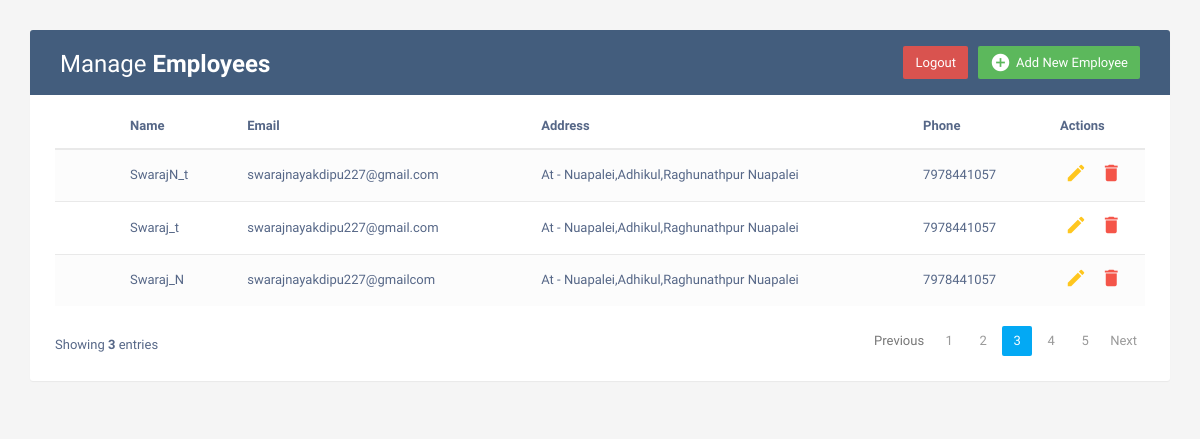
Before: /index/ with the older database file.
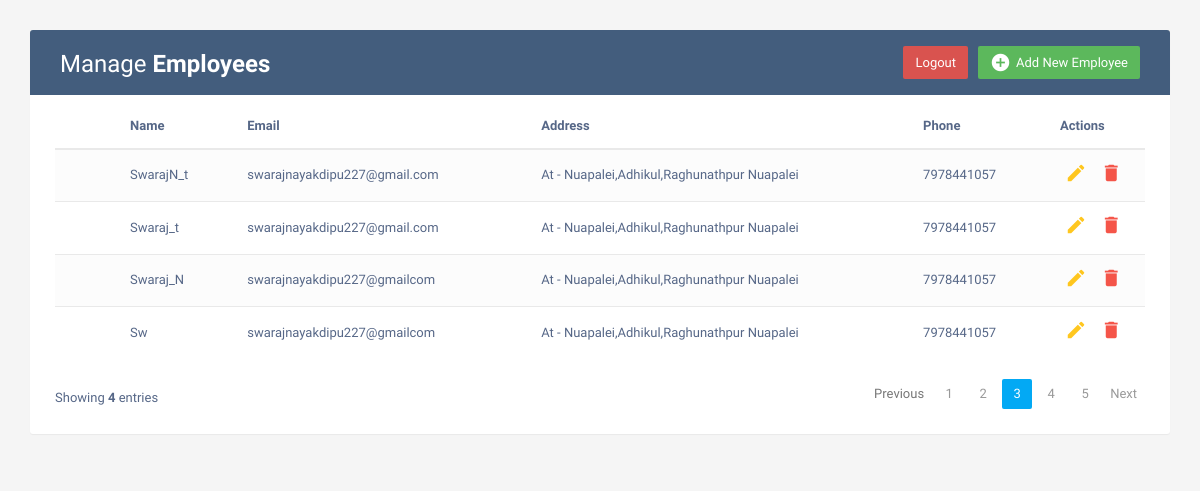
After: the same page with the newer database file.
### CRUD/models.py (models this page shows, shortened)
class Employees(models.Model):
    name = models.CharField(max_length=200)
    email = models.EmailField(max_length=100)
    address = models.TextField()
    phone = models.IntegerField()

### CRUD/views.py (the view)
# urls.py: path('index/',cv.INDEX,name='index'),
def INDEX(request):
    emp = Employees.objects.all()
    context = {
        "emp":emp,
        "length":len(emp)
    }
    return render(request, 'home.html',context)

### templates/home.html (shortened to what this page needs)
<!DOCTYPE html>
<html lang="en">
<head>
<link rel="stylesheet" href="https://maxcdn.bootstrapcdn.com/font-awesome/4.7.0/css/font-awesome.min.css">
<link rel="stylesheet" href="https://maxcdn.bootstrapcdn.com/bootstrap/3.3.7/css/bootstrap.min.css">
  <body>
    <div class="container">
        <div class="table-wrapper">
            <div class="table-title">
                <div class="row">
                    <div class="col-sm-6">
						<h2>Manage <b>Employees</b></h2>
					</div>
					<div class="col-sm-6">
						<a href="#addEmployeeModal" class="btn btn-success" data-toggle="modal"><i class="material-icons">&#xE147;</i> <span>Add New Employee</span></a>
						<a href="{% url 'logout' %}" class="btn btn-danger" data-toggle="modal"><span>Logout</span></a>
					</div>
                </div>
            </div>
            <table class="table table-striped table-hover">
                <thead>
                    <tr>
						<th>
						</th>
                        <th>Name</th>
                        <th>Email</th>
						            <th>Address</th>
                        <th>Phone</th>
                        <th>Actions</th>
                    </tr>
                </thead>
                <tbody>
                    {% for i in emp %}
                    <tr>
						<td>
						</td>
                        <td>{{i.name}}</td>
                        <td>{{i.email}}</td>
						            <td>{{i.address}}</td>
                        <td>{{i.phone}}</td>
                        <td>
                            <a href="#editEmployeeModal-{{forloop.counter}}" class="edit" data-toggle="modal"><i class="material-icons" data-toggle="tooltip" title="Edit">&#xE254;</i></a>
                            <a href="#deleteEmployeeModal-{{forloop.counter}}" class="delete" data-toggle="modal"><i class="material-icons" data-toggle="tooltip" title="Delete">&#xE872;</i></a>
                        </td>
                    </tr>
                    {% endfor %}
                </tbody>
            </table>
			<div class="clearfix">
                <div class="hint-text">Showing <b>{{length}}</b> entries</div>
                <ul class="pagination">
                    <li class="page-item disabled"><a href="#">Previous</a></li>
                    <li class="page-item"><a href="#" class="page-link">1</a></li>
                    <li class="page-item"><a href="#" class="page-link">2</a></li>
                    <li class="page-item active"><a href="#" class="page-link">3</a></li>
                    <li class="page-item"><a href="#" class="page-link">4</a></li>
                    <li class="page-item"><a href="#" class="page-link">5</a></li>
                    <li class="page-item"><a href="#" class="page-link">Next</a></li>
                </ul>
            </div>
        </div>
    </div>
</body>
</html>

### templates/home.html (style rules this page uses)
body { color: #566787; background: #f5f5f5; font-family: 'Varela Round', sans-serif; font-size: 13px; }
.table-wrapper { background: #fff; padding: 20px 25px; margin: 30px 0; border-radius: 3px; box-shadow: 0 1px 1px rgba(0,0,0,.05); }
.table-title { padding-bottom: 15px; background: #435d7d; color: #fff; padding: 16px 30px; margin: -20px -25px 10px; border-radius: 3px 3px 0 0; }
.table-title h2 { margin: 5px 0 0; font-size: 24px; }
.table-title .btn { color: #fff; float: right; font-size: 13px; border: none; min-width: 50px; border-radius: 2px; border: none; outline: none !important; margin-left: 10px; }
.table-title .btn i { float: left; font-size: 21px; margin-right: 5px; }
.table-title .btn span { float: left; margin-top: 2px; }
table.table tr th, table.table tr td { border-color: #e9e9e9; padding: 12px 15px; vertical-align: middle; }
table.table tr th:first-child { width: 60px; }
table.table tr th:last-child { width: 100px; }
table.table-striped tbody tr:nth-of-type(odd) { background-color: #fcfcfc; }
table.table td:last-child i { opacity: 0.9; font-size: 22px; margin: 0 5px; }
table.table td a { font-weight: bold; color: #566787; display: inline-block; text-decoration: none; outline: none !important; }
table.table td a.edit { color: #FFC107; }
table.table td a.delete { color: #F44336; }
table.table td i { font-size: 19px; }
.pagination { float: right; margin: 0 0 5px; }
.pagination li a { border: none; font-size: 13px; min-width: 30px; min-height: 30px; color: #999; margin: 0 2px; line-height: 30px; border-radius: 2px !important; text-align: center; padding: 0 6px; }
.pagination li.active a, .pagination li.active a.page-link { background: #03A9F4; }
.hint-text { float: left; margin-top: 10px; font-size: 13px; }

Changed rows visible on the page:
added Employees: name "Sw", email "swarajnayakdipu227@gmailcom", address "At - Nuapalei,Adhikul,Raghunathpur Nuapalei", phone "7978441057"
Other visible differences:
{{ length }}: "3" → "4"
